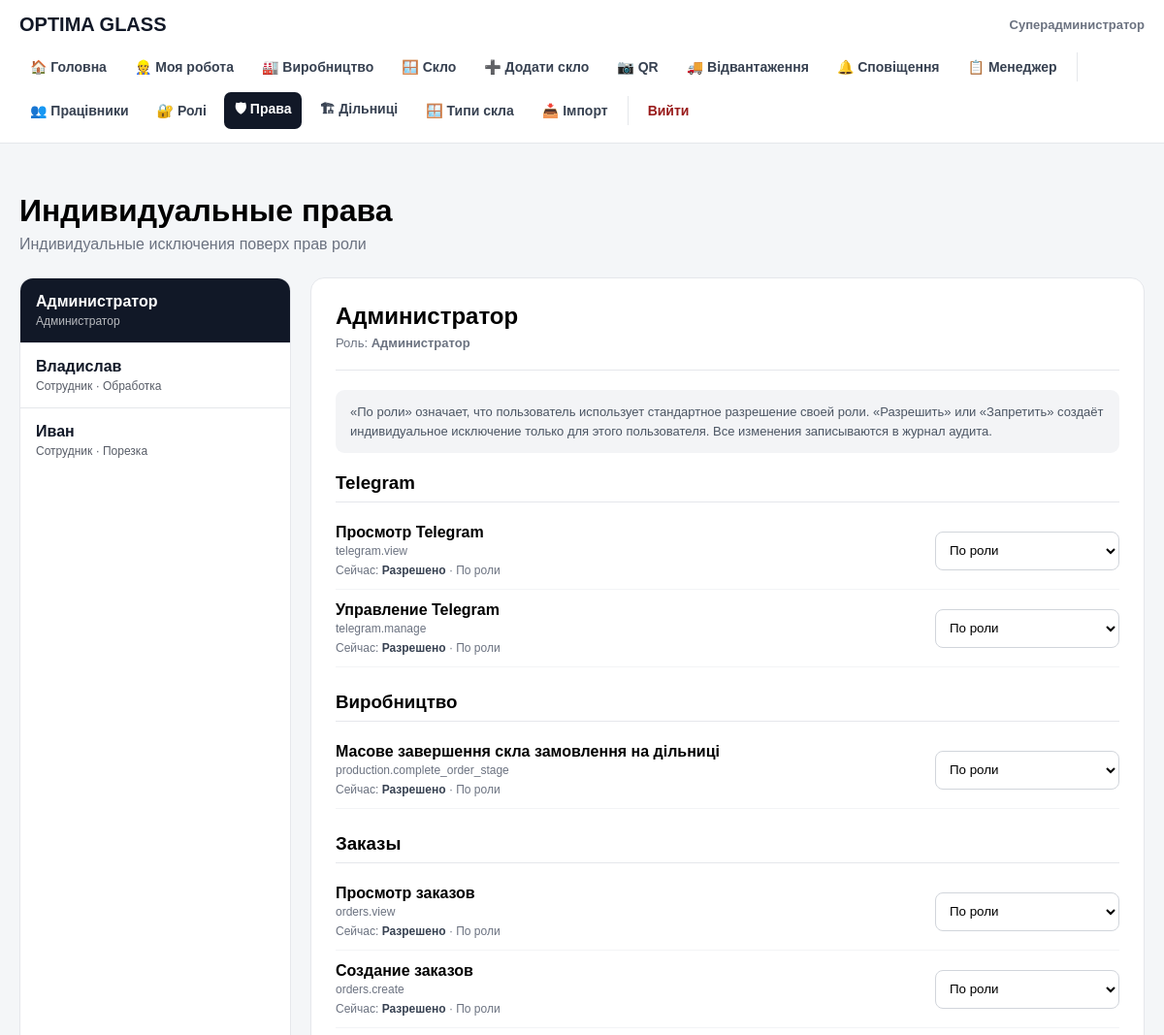
The page /user_permissions.php (signed in, upper part) on the database as committed earlier.
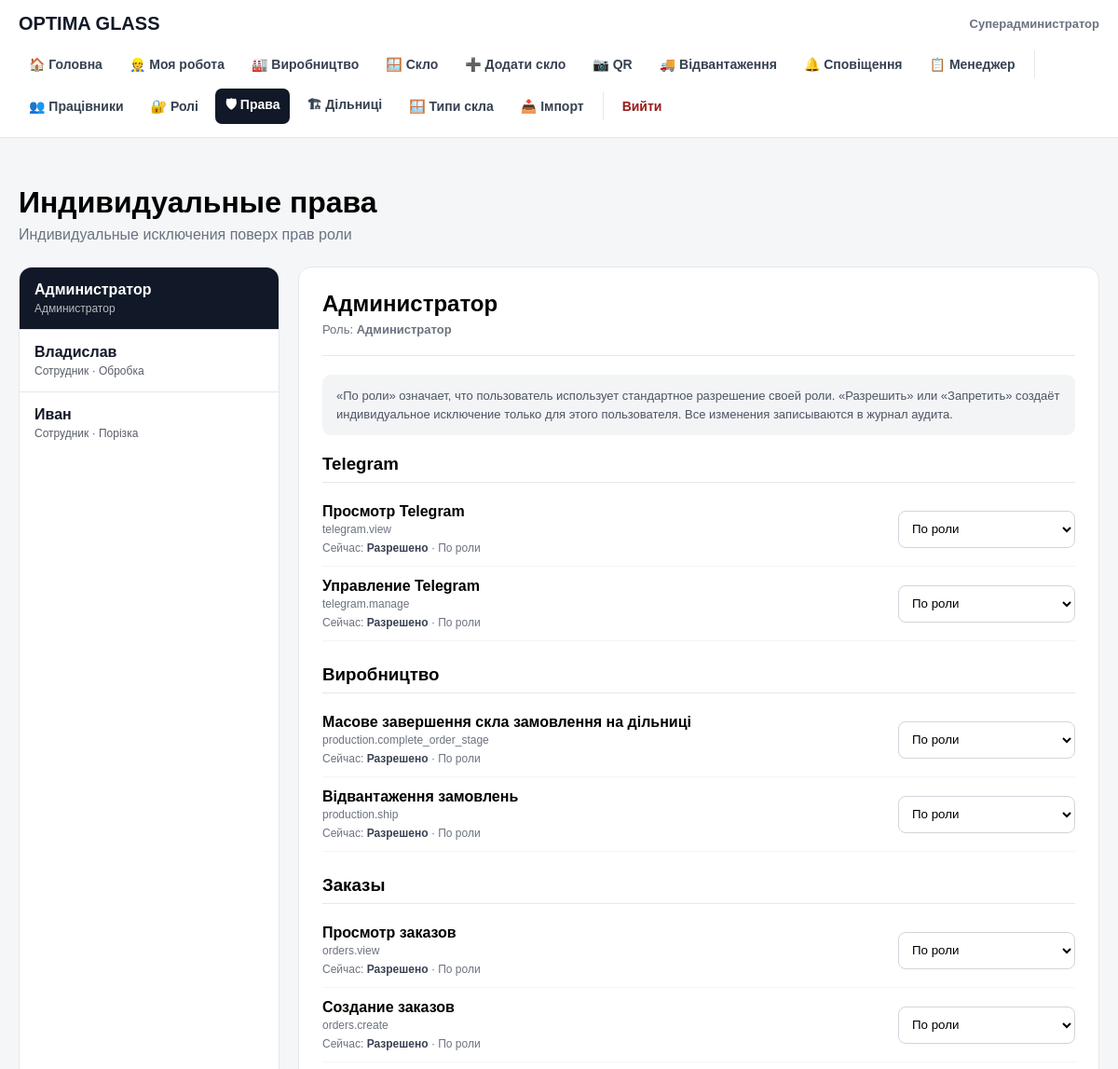
The same page on the database as committed later.
### tables this page shows
CREATE TABLE users (
        id INTEGER PRIMARY KEY AUTOINCREMENT,
        name TEXT NOT NULL,
        email TEXT NOT NULL UNIQUE,
        password TEXT NOT NULL,
        role TEXT NOT NULL DEFAULT 'employee',
        active INTEGER NOT NULL DEFAULT 1,
        created_at TEXT NOT NULL DEFAULT CURRENT_TIMESTAMP
    , stage_id INTEGER REFERENCES production_stages(id));

CREATE TABLE roles (
    id INTEGER PRIMARY KEY AUTOINCREMENT,
    name TEXT NOT NULL UNIQUE,
    title TEXT NOT NULL,
    system INTEGER NOT NULL DEFAULT 0,
    active INTEGER NOT NULL DEFAULT 1,
    created_at TEXT NOT NULL DEFAULT CURRENT_TIMESTAMP
);

CREATE TABLE production_stages (
    id INTEGER PRIMARY KEY AUTOINCREMENT,
    name TEXT NOT NULL UNIQUE,
    active INTEGER NOT NULL DEFAULT 1,
    created_at TEXT NOT NULL DEFAULT CURRENT_TIMESTAMP
, execution_mode TEXT NOT NULL DEFAULT 'single');

CREATE TABLE permissions (
    id INTEGER PRIMARY KEY AUTOINCREMENT,
    code TEXT NOT NULL UNIQUE,
    title TEXT NOT NULL,
    category TEXT NOT NULL,
    active INTEGER NOT NULL DEFAULT 1,
    created_at TEXT NOT NULL DEFAULT CURRENT_TIMESTAMP
);

### public/user_permissions.php (the view, shortened to what the changed rows need)
<?php
require __DIR__ . '/../src/auth.php';
function e(?string $value): string
{
    return htmlspecialchars(
        $value ?? '',
        ENT_QUOTES,
        'UTF-8'
    );
}
$selectedUserId =
    (int) (
        $_GET['user_id']
        ?? $_POST['user_id']
        ?? 0
    );
$usersStmt = $db->query("
    SELECT
        u.id,
        u.name,
        u.email,
        u.role,
        u.active,
        u.stage_id,
        r.title AS role_title,
        ps.name AS stage_name
    FROM users u
    LEFT JOIN roles r
        ON r.name = u.role
    LEFT JOIN production_stages ps
        ON ps.id = u.stage_id
    WHERE u.active = 1
      AND u.role <> 'superadmin'
    ORDER BY
        u.name ASC,
        u.id ASC
");
$users =
    $usersStmt->fetchAll(
        PDO::FETCH_ASSOC
    );
if (
    !$selectedUserId
    &&
    $users
) {
    $selectedUserId =
        (int) $users[0]['id'];
}
$selectedUser = null;
foreach ($users as $item) {
    if (
        (int) $item['id']
        ===
        $selectedUserId
    ) {
        $selectedUser = $item;
        break;
    }
}
$permissionsStmt =
    $db->query("
        SELECT
            id,
            code,
            title,
            category
        FROM permissions
        WHERE active = 1
        ORDER BY
            category,
            id
    ");
$permissions =
    $permissionsStmt->fetchAll(
        PDO::FETCH_ASSOC
    );
$userPermissions = [];
$rolePermissionsStmt =
    $db->prepare("
        SELECT
            p.id,
            rp.allowed
        FROM permissions p
        LEFT JOIN role_permissions rp
            ON rp.permission_id = p.id
           AND rp.role_id = (
                SELECT id
                FROM roles
                WHERE name = :role
                LIMIT 1
           )
        WHERE p.active = 1
    ");
$rolePermissionsStmt->execute([
    ':role' =>
        $selectedUser['role'],
]);
$rolePermissions = [];
foreach (
    $rolePermissionsStmt->fetchAll(
        PDO::FETCH_ASSOC
    )
    as $row
) {
    $rolePermissions[
        (int) $row['id']
    ] =
        $row['allowed'] === null
            ? false
            : (int) $row['allowed'] === 1;
}
$permissionsByCategory = [];
foreach (
    $permissions
    as $permission
) {
    $category =
        $permission['category'];
    if (
        !isset(
            $permissionsByCategory[
                $category
            ]
        )
    ) {
        $permissionsByCategory[
            $category
        ] = [];
    }
    $permissionsByCategory[
        $category
    ][] =
        $permission;
}
?>
<!DOCTYPE html>
<html lang="ru">
<head>
</head>
<body>
<main class="permissions-page">
    <header class="page-header">
        <h1>
            Индивидуальные права
        </h1>
    </header>
    <div class="layout">
        <aside class="card users-list">
            <?php foreach ($users as $item): ?>
                <a
                    href="/user_permissions.php?user_id=<?= (int) $item['id'] ?>"
                    class="user-link <?= (int) $item['id'] === $selectedUserId
                        ? 'active'
                        : '' ?>"
                >
                    <div class="user-name">
                        <?= e(
                            $item['name']
                        ) ?>
                    </div>
                    <div class="user-role">
                        <?= e(
                            $item['role_title']
                            ?? $item['role']
                        ) ?>
                        <?php if (
                            !empty(
                                $item['stage_name']
                            )
                        ): ?>
                            ·
                            <?= e(
                                $item[
                                    'stage_name'
                                ]
                            ) ?>
                        <?php endif; ?>
                    </div>
                </a>
            <?php endforeach; ?>
        </aside>
        <section class="card permissions-card">
            <div class="selected-user">
                <h2>
                    <?= e(
                        $selectedUser[
                            'name'
                        ]
                    ) ?>
                </h2>
                <div class="selected-user-meta">
                    Роль:
                    <strong>
                    </strong>
                </div>
            </div>
            <form method="post">
                <?php foreach (
                    $permissionsByCategory
                    as $category =>
                        $categoryPermissions
                ): ?>
                    <section
                        class="permission-category"
                    >
                        <h3>
                            <?= e(
                                $category
                            ) ?>
                        </h3>
                        <?php foreach (
                            $categoryPermissions
                            as $permission
                        ): ?>
                            <?php
                            $permissionId =
                                (int)
                                $permission['id'];
                            $hasIndividual =
                                array_key_exists(
                                    $permissionId,
                                    $userPermissions
                                );
                            $individualValue =
                                $hasIndividual
                                    ? $userPermissions[
                                        $permissionId
                                    ]
                                    : null;
                            if (
                                $hasIndividual
                                &&
                                $individualValue
                                !== null
                            ) {
                                $effectiveAllowed =
                                    $individualValue
                                    === 1;
                                $effectiveSource =
                                    'Индивидуально';
                            } else {
                                $effectiveAllowed =
                                    $rolePermissions[
                                        $permissionId
                                    ]
                                    ?? false;
                                $effectiveSource =
                                    'По роли';
                            }
                            ?>
                            <div
                                class="permission-row"
                            >
                                <div>
                                    <div
                                        class="permission-title"
                                    >
                                        <?= e(
                                            $permission[
                                                'title'
                                            ]
                                        ) ?>
                                    </div>
                                    <div
                                        class="permission-code"
                                    >
                                        <?= e(
                                            $permission[
                                                'code'
                                            ]
                                        ) ?>
                                    </div>
                                    <div
                                        class="permission-role"
                                    >
                                        Сейчас:
                                        <strong>
                                            <?= $effectiveAllowed
                                                ? 'Разрешено'
                                                : 'Запрещено' ?>
                                        </strong>
                                        ·
                                        <?= e(
                                            $effectiveSource
                                        ) ?>
                                    </div>
                                </div>
                                <select
                                    name="permissions[<?= $permissionId ?>]"
                                    class="permission-select"
                                >
                                    <option
                                        value="inherit"
                                        <?= !$hasIndividual
                                            || $individualValue === null
                                            ? 'selected'
                                            : '' ?>
                                    >
                                        По роли
                                    </option>
                                </select>
                            </div>
                        <?php endforeach; ?>
                    </section>
                <?php endforeach; ?>
            </form>
        </section>
    </div>
</main>
</body>
</html>

Rows that differ between the two databases and show on the page:
changed through a linked row, users "Владислав": stage.name "Обработка" → "Обробка"
changed through a linked row, users "Иван": stage.name "Порезка" → "Порізка"
added permissions: title "Відвантаження замовлень", code "production.ship", shows "Разрешено", id "По роли", shown under "Виробництво"
